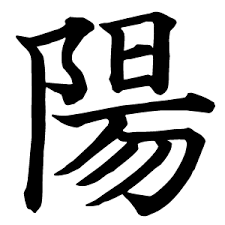
#> input picture src/jupyter-notebook/img/kanji.png, 225 x 225 px, found by its file name
$ python 17_thinning_by_zhang_suen_algorithm.py
#> lines starting #> are read from the running program, lines starting #| are printed output that depends on the picture; after the words box and inside, x2 and y2 are one past the last pixel; in counts of white or black regions, pixels touching at a corner belong together
# 画像処理編
# 17. Zhang Suenのアルゴリズムにより、二値画像を細線化するプログラム

# https://github.com/linbojin/Skeletonization-by-Zhang-Suen-Thinning-Algorithm
# https://qiita.com/hrs1985/items/7751d4b5241d5c314a6d

# https://emotionexplorer.blog.fc2.com/blog-entry-200.html

import cv2 # opencv-contrib-python
import numpy as np


# [108 lines left out: functions unpadding, neighbours, transitions, zhang_suen_thinning, not called in this run]


if __name__ == "__main__":
    img = cv2.cvtColor(cv2.imread("../../data/kanji.png"), cv2.COLOR_BGR2GRAY)
#> img: shape (225, 225); min 0, max 255, mean 180.2

    # ノイズの影響を軽減するために，ガウシアンフィルタで平滑化
    blur = cv2.GaussianBlur(img, (5, 5), 3)
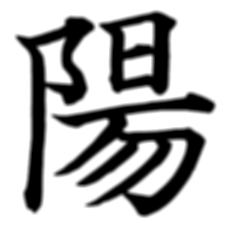
#> blur: shape (225, 225); min 0, max 255, mean 180.2

    # グレースケール画像の二値化（大津の方法）
    # THRESH_OTSUは自動で閾値を決めるだけ，他のフラグと組み合わせる必要あり
    # https://pystyle.info/opencv-image-binarization/
    th_val, bin_img = cv2.threshold(blur, 0, 255, cv2.THRESH_BINARY + cv2.THRESH_OTSU)
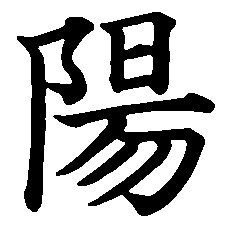
#> bin_img: shape (225, 225); 69.9% white; 3 black regions, box (x1, y1, x2, y2) and area: (53, 93, 215, 216) 7339, (17, 17, 94, 212) 4622, (100, 12, 176, 95) 3289
#> th_val = 136

    # 細線化アルゴリズムの適用
    # image_thinned = zhang_suen_thinning(bin_img)
    image_thinned = cv2.threshold(cv2.ximgproc.thinning(bin_img, cv2.ximgproc.THINNING_ZHANGSUEN), 0, 255, cv2.THRESH_BINARY_INV)

    cv2.imwrite("../../data/image-processing-chap/ip_17.jpg", image_thinned)
